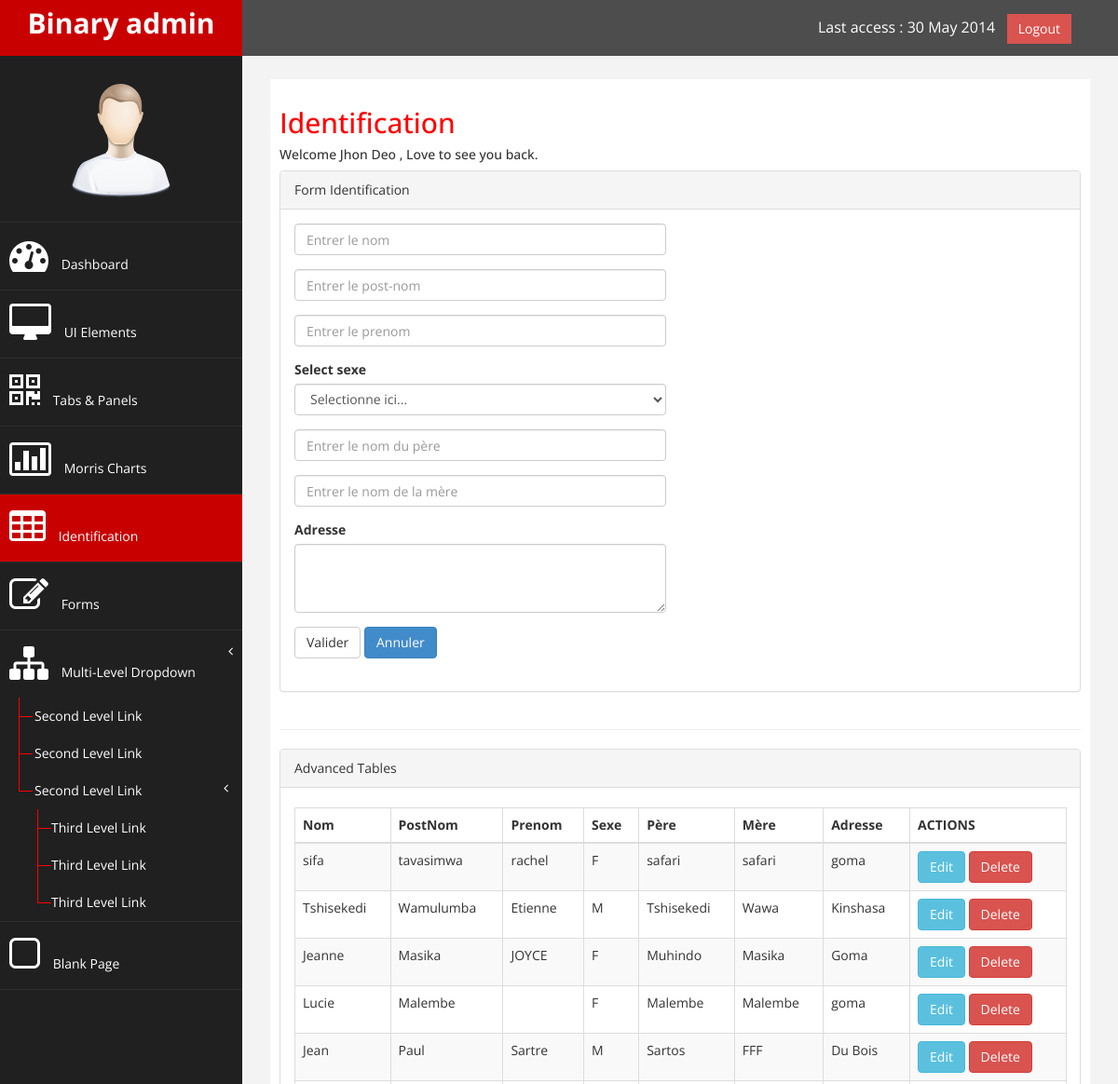
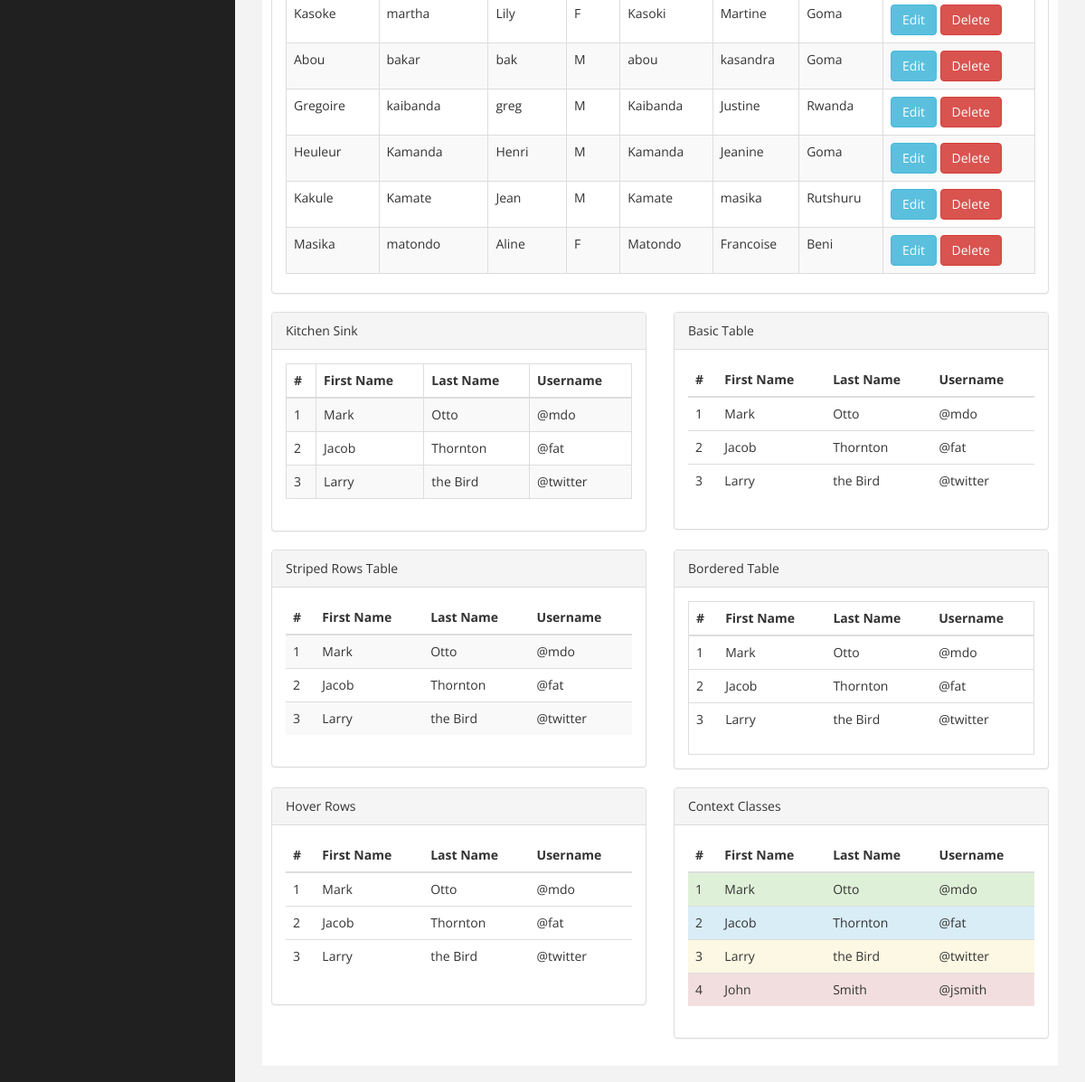
Page /table.php on the committed database (2 pictures, top to bottom).
### tables this page shows
CREATE TABLE `tpersonne` (
  `id_pers` int(11) NOT NULL,
  `nom_pers` varchar(50) NOT NULL,
  `postnom_pers` varchar(50) NOT NULL,
  `prenom_pers` varchar(50) NOT NULL,
  `sexe_pers` varchar(50) NOT NULL,
  `pere_pers` varchar(50) NOT NULL,
  `mere_pers` varchar(50) NOT NULL,
  `adresse_pers` text NOT NULL
);

### table.php (the view, shortened to what the rows shown need)
<!DOCTYPE html>
<html xmlns="http://www.w3.org/1999/xhtml">
<head>
    <link href="assets/css/bootstrap.css" rel="stylesheet" />
    <link href="assets/css/font-awesome.css" rel="stylesheet" />
    <link href="assets/css/custom.css" rel="stylesheet" />
    <link href="assets/js/dataTables/dataTables.bootstrap.css" rel="stylesheet" />
</head>
<body>
<?php
    include('connexion.php');
?>
    <div id="wrapper">
        <div id="page-wrapper" >
            <div id="page-inner">
                <div class="row">
                    <div class="col-md-12">
                     <h2>Identification</h2>
                    </div>
                </div>
<?php
        $rqt="SELECT * FROM tpersonne";
        $result=mysqli_query($base,$rqt) OR die(mysql_error());
 ?>
            <div class="row">
                <div class="col-md-12">
                    <div class="panel panel-default">
                        <div class="panel-body">
                            <div class="table-responsive">
                                <table class="table table-striped table-bordered table-hover" id="dataTables-example">
                                    <thead>
                                        <tr>
                                            <th>Nom</th>
                                            <th>PostNom</th>
                                            <th>Prenom</th>
                                            <th>Sexe</th>
                                            <th>Père</th>
                                            <th>Mère</th>
                                            <th>Adresse</th>
											<th colspan="2">ACTIONS</th>
                                        </tr>
                                    </thead>
                                    <tbody>
                                    <?php
                                    while ($row=mysqli_fetch_assoc($result)):
                                     ?>
                                        <tr class="odd gradeX">
                                            <td><?php echo $row['nom_pers']; ?></td>
                                            <td><?php echo $row['postnom_pers']; ?></td>
                                            <td><?php echo $row['prenom_pers']; ?></td>
                                            <td><?php echo $row['sexe_pers']; ?></td>
                                            <td><?php echo $row['pere_pers']; ?></td>
                                            <td><?php echo $row['mere_pers']; ?></td>
                                            <td><?php echo $row['adresse_pers']; ?></td>
                                            <td>
                                                <a href="identite.php?edit= <?php echo $row['id_pers'] ?>" class="btn btn-info">Edit</a>
                                                <a href="process_id.php?delete= <?php echo $row['id_pers'] ?>" class="btn btn-danger">Delete</a>
                                            </td>
                                        </tr>
                                    <?php endwhile; ?>
                                    </tbody>
                                </table>
                            </div>
                        </div>
                    </div>
                </div>
            </div>
            <div class="row">
                <div class="col-md-6">
                    <div class="panel panel-default">
                        <div class="panel-body">
                            <div class="table-responsive">
                                <table class="table table-striped table-bordered table-hover">
                                    <thead>
                                        <tr>
                                            <th>#</th>
                                            <th>First Name</th>
                                            <th>Last Name</th>
                                            <th>Username</th>
                                        </tr>
                                    </thead>
                                </table>
                            </div>
                        </div>
                    </div>
                </div>
                <div class="col-md-6">
                    <div class="panel panel-default">
                        <div class="panel-body">
                            <div class="table-responsive">
                                <table class="table">
                                    <thead>
                                        <tr>
                                            <th>#</th>
                                            <th>First Name</th>
                                            <th>Last Name</th>
                                            <th>Username</th>
                                        </tr>
                                    </thead>
                                </table>
                            </div>
                        </div>
                    </div>
                </div>
            </div>
            <div class="row">
                <div class="col-md-6">
                    <div class="panel panel-default">
                        <div class="panel-body">
                            <div class="table-responsive">
                                <table class="table table-striped">
                                    <thead>
                                        <tr>
                                            <th>#</th>
                                            <th>First Name</th>
                                            <th>Last Name</th>
                                            <th>Username</th>
                                        </tr>
                                    </thead>
                                </table>
                            </div>
                        </div>
                    </div>
                </div>
                <div class="col-md-6">
                    <div class="panel panel-default">
                        <div class="panel-body">
                            <div class="table-responsive table-bordered">
                                <table class="table">
                                    <thead>
                                        <tr>
                                            <th>#</th>
                                            <th>First Name</th>
                                            <th>Last Name</th>
                                            <th>Username</th>
                                        </tr>
                                    </thead>
                                </table>
                            </div>
                        </div>
                    </div>
                </div>
            </div>
            <div class="row">
                <div class="col-md-6">
                    <div class="panel panel-default">
                        <div class="panel-body">
                            <div class="table-responsive">
                                <table class="table table-hover">
                                    <thead>
                                        <tr>
                                            <th>#</th>
                                            <th>First Name</th>
                                            <th>Last Name</th>
                                            <th>Username</th>
                                        </tr>
                                    </thead>
                                </table>
                            </div>
                        </div>
                    </div>
                </div>
                <div class="col-md-6">
                    <div class="panel panel-default">
                        <div class="panel-body">
                            <div class="table-responsive">
                                <table class="table">
                                    <thead>
                                        <tr>
                                            <th>#</th>
                                            <th>First Name</th>
                                            <th>Last Name</th>
                                            <th>Username</th>
                                        </tr>
                                    </thead>
                                </table>
                            </div>
                        </div>
                    </div>
                </div>
            </div>
        </div>
    </div>
            </div>
</body>
</html>

### rows in the picture
tpersonne: nom_pers "sifa", postnom_pers "tavasimwa", prenom_pers "rachel", sexe_pers "F", pere_pers "safari", mere_pers "safari", adresse_pers "goma"
tpersonne: nom_pers "Tshisekedi", postnom_pers "Wamulumba", prenom_pers "Etienne", sexe_pers "M", pere_pers "Tshisekedi", mere_pers "Wawa", adresse_pers "Kinshasa"
tpersonne: nom_pers "Jeanne", postnom_pers "Masika", prenom_pers "JOYCE", sexe_pers "F", pere_pers "Muhindo", mere_pers "Masika", adresse_pers "Goma"
tpersonne: nom_pers "Lucie", postnom_pers "Malembe", sexe_pers "F", pere_pers "Malembe", mere_pers "Malembe", adresse_pers "goma"
tpersonne: nom_pers "Jean", postnom_pers "Paul", prenom_pers "Sartre", sexe_pers "M", pere_pers "Sartos", mere_pers "FFF", adresse_pers "Du Bois"
tpersonne: nom_pers "Kasoke", postnom_pers "martha", prenom_pers "Lily", sexe_pers "F", pere_pers "Kasoki", mere_pers "Martine", adresse_pers "Goma"
tpersonne: nom_pers "Abou", postnom_pers "bakar", prenom_pers "bak", sexe_pers "M", pere_pers "abou", mere_pers "kasandra", adresse_pers "Goma"
tpersonne: nom_pers "Gregoire", postnom_pers "kaibanda", prenom_pers "greg", sexe_pers "M", pere_pers "Kaibanda", mere_pers "Justine", adresse_pers "Rwanda"
tpersonne: nom_pers "Heuleur", postnom_pers "Kamanda", prenom_pers "Henri", sexe_pers "M", pere_pers "Kamanda", mere_pers "Jeanine", adresse_pers "Goma"
tpersonne: nom_pers "Kakule", postnom_pers "Kamate", prenom_pers "Jean", sexe_pers "M", pere_pers "Kamate", mere_pers "masika", adresse_pers "Rutshuru"
tpersonne: nom_pers "Masika", postnom_pers "matondo", prenom_pers "Aline", sexe_pers "F", pere_pers "Matondo", mere_pers "Francoise", adresse_pers "Beni"
